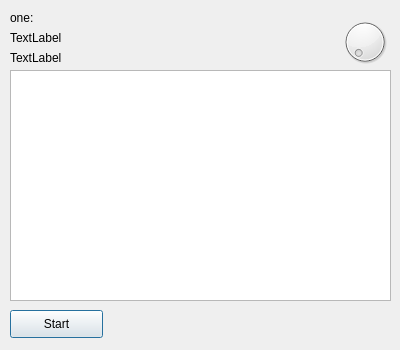
<?xml version="1.0" encoding="UTF-8"?>
<ui version="4.0">
 <class>SolvingWindow</class>
 <widget class="QDialog" name="SolvingWindow">
  <property name="geometry">
   <rect>
    <x>0</x>
    <y>0</y>
    <width>400</width>
    <height>350</height>
   </rect>
  </property>
  <property name="windowTitle">
   <string>Dialog</string>
  </property>
  <widget class="QTextBrowser" name="textBrowser">
   <property name="geometry">
    <rect>
     <x>10</x>
     <y>70</y>
     <width>381</width>
     <height>231</height>
    </rect>
   </property>
  </widget>
  <widget class="QLabel" name="label_numStates">
   <property name="geometry">
    <rect>
     <x>10</x>
     <y>10</y>
     <width>191</width>
     <height>16</height>
    </rect>
   </property>
   <property name="text">
    <string>one: </string>
   </property>
  </widget>
  <widget class="QDial" name="dial">
   <property name="geometry">
    <rect>
     <x>340</x>
     <y>10</y>
     <width>50</width>
     <height>64</height>
    </rect>
   </property>
   <property name="value">
    <number>0</number>
   </property>
   <property name="notchTarget">
    <double>3.700000000000000</double>
   </property>
  </widget>
  <widget class="QPushButton" name="pushButton">
   <property name="geometry">
    <rect>
     <x>10</x>
     <y>310</y>
     <width>93</width>
     <height>28</height>
    </rect>
   </property>
   <property name="text">
    <string>Start</string>
   </property>
  </widget>
  <widget class="QLabel" name="label_targetMin">
   <property name="geometry">
    <rect>
     <x>10</x>
     <y>30</y>
     <width>311</width>
     <height>16</height>
    </rect>
   </property>
   <property name="text">
    <string>TextLabel</string>
   </property>
  </widget>
  <widget class="QLabel" name="label_targetMax">
   <property name="geometry">
    <rect>
     <x>10</x>
     <y>50</y>
     <width>311</width>
     <height>16</height>
    </rect>
   </property>
   <property name="text">
    <string>TextLabel</string>
   </property>
  </widget>
 </widget>
 <resources/>
 <connections/>
</ui>
